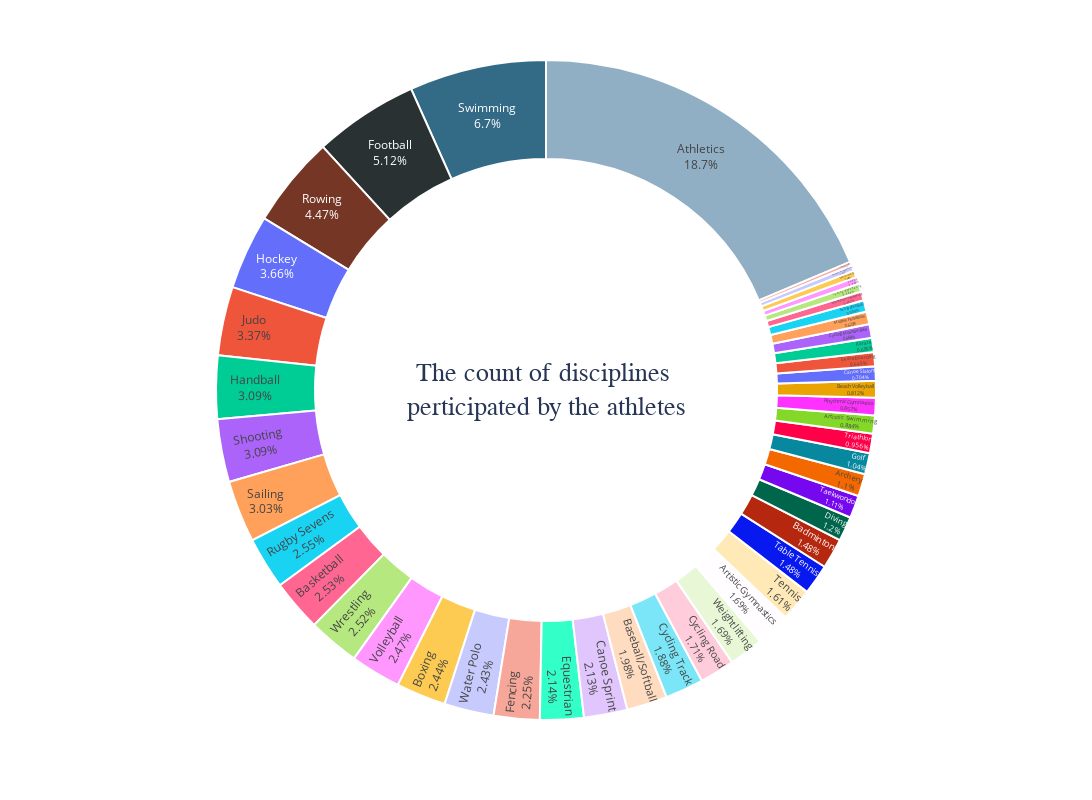

The notebook cell saved with this chart:
### Code cell
fig=px.pie(athletes['discipline'].value_counts().reset_index().rename(columns={'discipline': 'count'}), values='count', names='index', width=1450, height=800)

fig.update_traces(textposition='inside', textinfo='percent+label', hole=0.7, marker=dict(colors=['#90afc5','#336b87','#2a3132','#763626'], 
                                                                                           line=dict(color='white', width=2)))

fig.update_layout(annotations=[dict(text='The count of disciplines <br>perticipated by the athletes', x=0.5, y=0.5, font_size=26, showarrow=False, 
                                    font_family='monospace', font_color='#283655')],
                  showlegend = False)
                  
fig.show()

### Figure 1 — Plotly figure (JSON) as saved in the notebook; plotly's stock layout.template omitted (floating-point values rounded to 4 significant figures)
{"data": [{"domain": {"x": [0, 1], "y": [0, 1]}, "hole": 0.7, "hovertemplate": "index=%{label}<br>count=%{value}<extra></extra>", "labels": ["Athletics", "Swimming", "Football", "Rowing", "Hockey", "Judo", "Handball", "Shooting", "Sailing", "Rugby Sevens", "Basketball", "Wrestling", "Volleyball", "Boxing", "Water Polo", "Fencing", "Equestrian", "Canoe Sprint", "Baseball/Softball", "Cycling Track", "Cycling Road", "Weightlifting", "Artistic Gymnastics", "Tennis", "Table Tennis", "Badminton", "Diving", "Taekwondo", "Archery", "Golf", "Triathlon", "Artistic Swimming", "Rhythmic Gymnastics", "Beach Volleyball", "Canoe Slalom", "Skateboarding", "Karate", "Cycling Mountain Bike", "Modern Pentathlon", "3x3 Basketball", "Marathon Swimming", "Cycling BMX Racing", "Surfing", "Sport Climbing", "Trampoline Gymnastics", "Cycling BMX Freestyle"], "legendgroup": "", "marker": {"colors": ["#90afc5", "#336b87", "#2a3132", "#763626"], "line": {"color": "white", "width": 2}}, "name": "", "showlegend": true, "textinfo": "percent+label", "textposition": "inside", "type": "pie", "values": [2068, 743, 567, 496, 406, 373, 342, 342, 336, 283, 280, 279, 274, 270, 269, 249, 237, 236, 220, 208, 190, 187, 187, 178, 164, 164, 133, 123, 122, 115, 106, 98, 95, 90, 78, 77, 77, 74, 69, 62, 49, 43, 38, 37, 31, 19]}], "layout": {"annotations": [{"font": {"color": "#283655", "family": "monospace", "size": 26}, "showarrow": false, "text": "The count of disciplines <br>perticipated by the athletes", "x": 0.5, "y": 0.5}], "height": 800, "legend": {"tracegroupgap": 0}, "margin": {"t": 60}, "showlegend": false, "width": 1450}}
